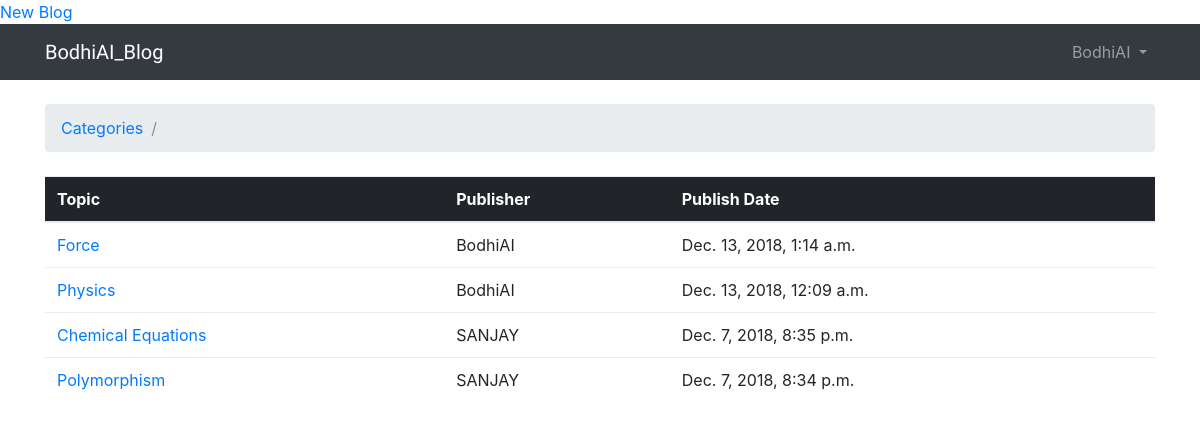
Page /categories/2/ (signed in) on the committed database.
### BodhiAI_Blog_App/models.py (models this page shows, shortened)
class Topic(models.Model):
    subject = models.CharField(max_length=255)
    last_updated = models.DateTimeField(default=timezone.now)
    category = models.ForeignKey(Category,on_delete=models.CASCADE, related_name='topics')
    Publisher = models.ForeignKey(User,on_delete=models.CASCADE,related_name='topics')

### BodhiAI_Blog_App/views.py (the view)
# urls.py: url(r'^categories/(?P<pk>\d+)/$', views.category_topics, name='category_topics'),
def category_topics(request, pk):
    category = get_object_or_404(Category, pk=pk)
    topics = category.topics.order_by('-last_updated')
    return render(request, 'topics.html', {'category': category, 'topics': topics})

### templates/topics.html (shortened to what this page needs)
{% extends 'base.html' %}
{% block breadcrumb %}
  <li class="breadcrumb-item"><a href="{% url 'home' %}">Categories</a></li>
  <li class="breadcrumb-item active">{{ categoy.name }}</li>
{% endblock %}
{% block content %}
  <table class="table">
    <thead class="thead-inverse">
      <tr>
        <th>Topic</th>
        <th>Publisher</th>
        <th>Publish Date</th>
      </tr>
    </thead>
    <tbody>
      {% for topic in topics %}
        <tr>
          <td><a href="{% url 'topic_posts' category.pk topic.pk %}">{{ topic.subject }}</a></td>
          <td>{{ topic.Publisher.username }}</td>
          <td>{{ topic.last_updated }}</td>
        </tr>
      {% endfor %}
    </tbody>
  </table>
{% endblock %}

### templates/base.html (shortened to what this page needs)
{% load static %}
<html>
  <head>
    <link rel="stylesheet" href="{% static 'img/css/bootstrap.min.css' %}">
    <link rel="stylesheet" href="{% static 'img/css/app.css' %}">
  </head>
  {% if user.is_authenticated %}
  <a href ="/create_blog/">New Blog</a>
  {% endif %}
  <body>
    {% block body %}
      <nav class="navbar navbar-expand-sm navbar-dark bg-dark">
        <div class="container">
          <a class="navbar-brand" href="{% url 'home' %}">BodhiAI_Blog</a>
          <div class="collapse navbar-collapse" id="mainMenu">
            {% if user.is_authenticated %}
              <ul class="navbar-nav ml-auto">
                <li class="nav-item dropdown">
                  <a class="nav-link dropdown-toggle" href="#" id="userMenu" data-toggle="dropdown" aria-haspopup="true" aria-expanded="false">
                    {{ user.username }}
                  </a>
                  </div>
            {% endif %}
          </div>
      </nav>
      <div class="container">
        <ol class="breadcrumb my-4">
          {% block breadcrumb %}
          {% endblock %}
        </ol>
        {% block content %}
        {% endblock %}
      </div>
    {% endblock body %}
</body>
</html>

### static/img/css/app.css (style rules this page uses)
.navbar-brand { font-family: 'Peralta', cursive; }

### rows in the picture
Topic: subject "Force", Publisher.username "BodhiAI", last_updated "Dec. 13, 2018, 1:14 a.m."
Topic: subject "Physics", Publisher.username "BodhiAI", last_updated "Dec. 13, 2018, 12:09 a.m."
Topic: subject "Chemical Equations", Publisher.username "SANJAY", last_updated "Dec. 7, 2018, 8:35 p.m."
Topic: subject "Polymorphism", Publisher.username "SANJAY", last_updated "Dec. 7, 2018, 8:34 p.m."

### other values in the picture
{{ user.username }} "BodhiAI"
